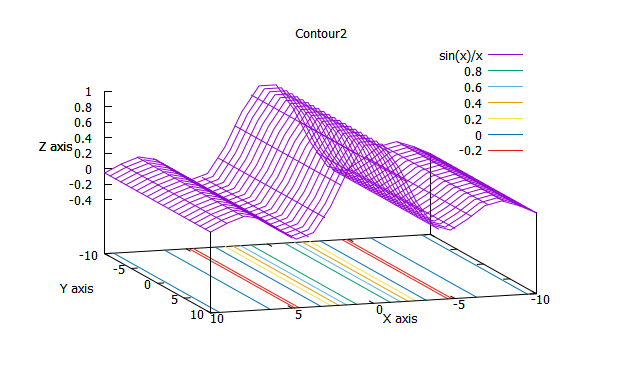

The script that drew this image:
set samples 20
set isosamples 21
set xlabel "X axis" 
set ylabel "Y axis" 
set zlabel "Z axis"
set cntrparam levels auto 10
set title "Contour2"
set contour base
splot sin(x)/x
